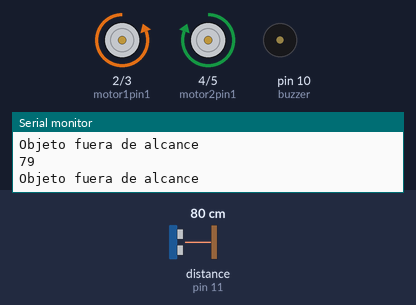
Recording of a sketch running on a simulated Arduino Uno, built with avr-gcc and run on an emulated ATmega328P. Shown: motor-driver pin pairs drawn as motors (green arrow = first pin HIGH = forward, orange = second pin HIGH = backward, longer = more drive), buzzer (waves = sounding), the last lines printed to the serial monitor. Wiring (inferred from the names in the program): ultrasonic range finder: trigger pin 12; echo pin 11. Inputs (shaded band) come from the test bench; at power-on: distance to the obstacle (sensor on pin 11) 80 cm. The echo pulse lasts 58.3 µs per cm.

Above: at 2.8 s.
2.9 s: distance to the obstacle (sensor on pin 11) set to 65 cm
4.4 s: distance to the obstacle (sensor on pin 11) set to 57 cm
At 5.2 s:
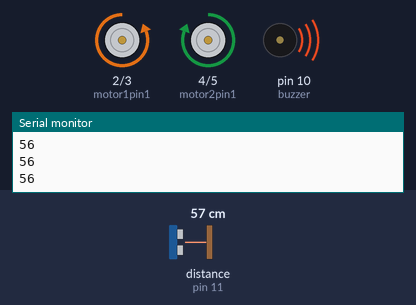
7.4 s: distance to the obstacle (sensor on pin 11) set to 12 cm
10.4 s: distance to the obstacle (sensor on pin 11) set to 9 cm
At 12.8 s:
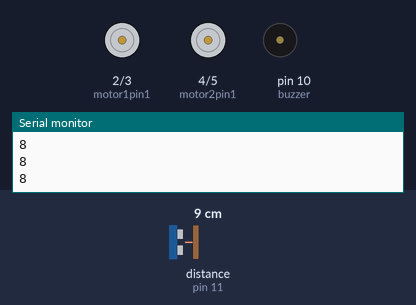
16.4 s: distance to the obstacle (sensor on pin 11) set to 18 cm
Timing chart, 0 to 20.4 s (numbered marks = the images above; inputs shaded):
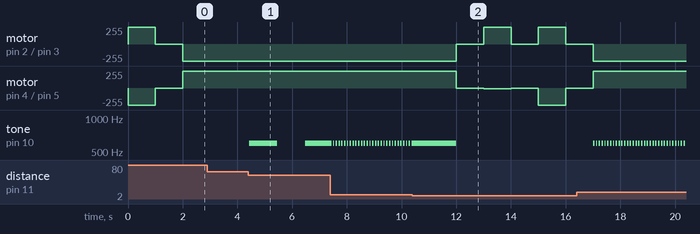

The sketch:

Codigo-prueba_ambulancia.ino
```cpp
const int trig = 12;
const int echopin = 11;
const int buzzer = 10;
int motor1pin1 = 2;
int motor1pin2 = 3;
int motor2pin1 = 4;
int motor2pin2 = 5;
unsigned long ultimoCambio = 0;
bool buzzerEncendido = false;
void setup() {
  pinMode(trig, OUTPUT);
  pinMode(echopin, INPUT);
  pinMode(buzzer, OUTPUT);
  pinMode(motor1pin1, OUTPUT);
  pinMode(motor1pin2, OUTPUT);
  pinMode(motor2pin1, OUTPUT);
  pinMode(motor2pin2, OUTPUT);
  Serial.begin(9600);
}
void detener() {
  digitalWrite(motor1pin1, LOW);
  digitalWrite(motor1pin2, LOW);
  digitalWrite(motor2pin1, LOW);
  digitalWrite(motor2pin2, LOW);
}
void adelante() {
  digitalWrite(motor1pin1, HIGH);
  digitalWrite(motor1pin2, LOW);
  digitalWrite(motor2pin1, LOW);
  digitalWrite(motor2pin2, HIGH);
}
void reversa() {
  digitalWrite(motor1pin1, LOW);
  digitalWrite(motor1pin2, HIGH);
  digitalWrite(motor2pin1, HIGH);
  digitalWrite(motor2pin2, LOW);
}
void girar() {
  digitalWrite(motor1pin1, HIGH);
  digitalWrite(motor1pin2, LOW);
  digitalWrite(motor2pin1, LOW);
  analogWrite(motor2pin2, 10);
}
int medirDistancia() {
  digitalWrite(trig, LOW);
  delayMicroseconds(2);
  digitalWrite(trig, HIGH);
  delayMicroseconds(10);
  digitalWrite(trig, LOW);
  unsigned long duration = pulseIn(echopin, HIGH, 30000);
  if (duration == 0) return -1;
  return duration * 0.0343 / 2;
}
void sensorbuzzer() {
  int cm = medirDistancia();
  Serial.println(cm);
  if (cm <= 0 || cm >= 60) {
    noTone(buzzer);
    buzzerEncendido = false;
    Serial.println("Objeto fuera de alcance");
    delay(50);
    return;
  }
  if (cm < 10) {
    tone(buzzer, 600);
    buzzerEncendido = true;
    delay(50);
    return;
  }
  unsigned long intervalo;
  if (cm < 20)      intervalo = 50;
  else if (cm < 30) intervalo = 100;
  else if (cm < 40) intervalo = 300;
  else if (cm < 50) intervalo = 500;
  else              intervalo = 1000;
  if (millis() - ultimoCambio >= intervalo) {
    ultimoCambio = millis();
    buzzerEncendido = !buzzerEncendido;
    if (buzzerEncendido) tone(buzzer, 600);
    else noTone(buzzer);
  }
  delay(50);
}
void esperar(unsigned long ms, bool sensorActivo) {
  unsigned long inicio = millis();
  while (millis() - inicio < ms) {
    if (sensorActivo) sensorbuzzer();
  }
  noTone(buzzer);
  buzzerEncendido = false;
}
void loop() {
  adelante();
  esperar(1000, false);
  detener();
  esperar(1000, false);
  reversa();
  esperar(10000, true);
  detener();
  esperar(1000, false);
  girar();
  esperar(1000, false);
  detener();
  esperar(1000, false);
}
```

Measured:
- the behaviour switches between 61 and 60 cm on distance to the obstacle (sensor on pin 11) (found by bisection; images 0 and 1)
- the behaviour switches between 11 and 10 cm on distance to the obstacle (sensor on pin 11) (found by bisection; images 1 and 2)
- after the input at 4.4 s, tone on pin 10 (buzzer): silent → 600 Hz at once, → silent 1.0 s later, → 600 Hz 1.0 s later
- by itself, motor on pin 2 (motor1pin1) / pin 3 (motor1pin2): alternates forward 255/255 for 1.0 s and stopped for 1.0 s
